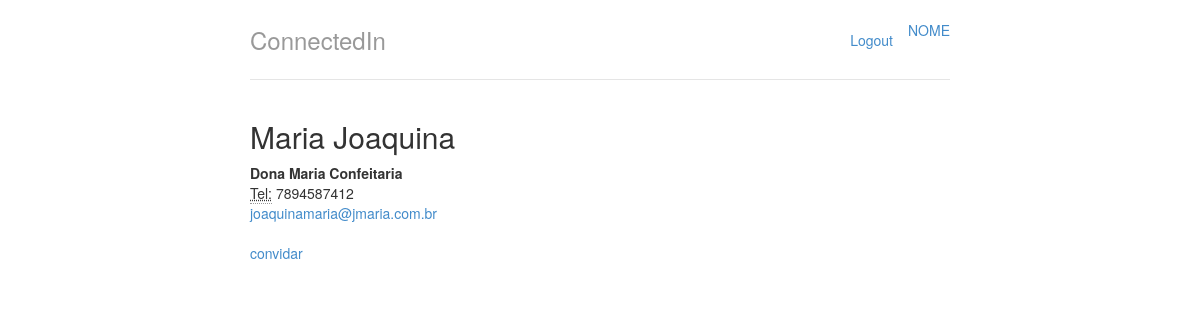
Screenshot of /perfis/3 with the database file from the repository.
### perfis/models.py (models this page shows, shortened)
class Perfil(models.Model):
	nome = models.CharField(max_length=255, null=False)
	email = models.CharField(max_length=255, null=False)
	telefone = models.CharField(max_length=15, null=False)
	nome_empresa = models.CharField(max_length=255, null=False)

### perfis/views.py (the view)
# urls.py: url(r'^perfis/(?P<perfil_id>\d+)$', views.exibir, name='exibir'),
def exibir(request, perfil_id):
	perfil = Perfil.objects.get(id=perfil_id)
	return render(request, 'perfil.html', {"perfil" : perfil})

### perfis/templates/perfil.html
{% extends "base.html" %}
{% block body %}
<div class="row">
  <div class="col-lg-12">
    <h2 style="margin-top: 0">{{ perfil.nome }}</h2>
    <address>
      <strong>{{ perfil.nome_empresa }}</strong><br>
      <abbr title="Telefone">Tel:</abbr> {{ perfil.telefone }}<br>
      <a href="mailto:{{ perfil.email }}">{{ perfil.email }}</a>
    </address>
    <a href="{% url 'convidar' perfil.id %}">convidar</a>
  </div>
</div>
{% endblock %}

### perfis/static/styles/main.css (style rules this page uses)
body { padding-top: 20px; padding-bottom: 20px; }

### rows the page displays
Perfil: nome "Maria Joaquina", nome_empresa "Dona Maria Confeitaria", telefone "7894587412", email "joaquinamaria@jmaria.com.br"
